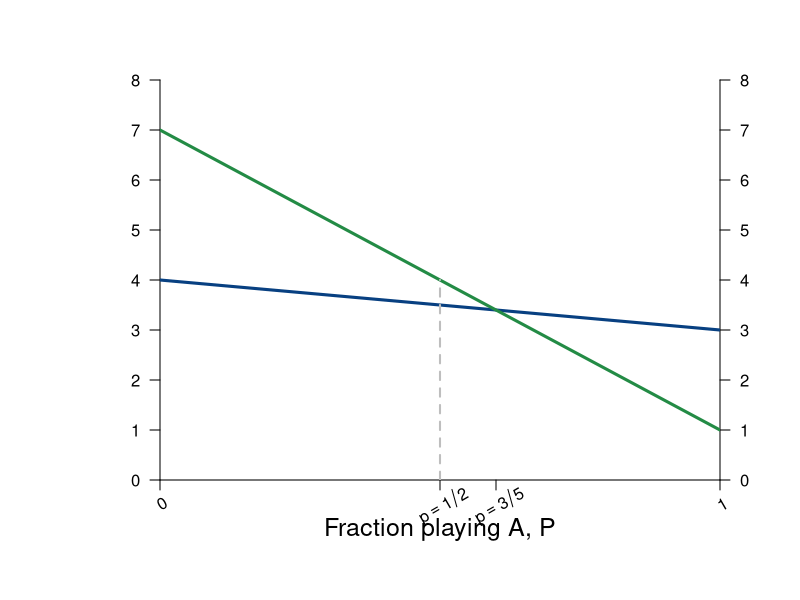

This figure's R source: (Note: this script raises an error after producing the figure.)
#Graph Designer: Simon Halliday
#Authors: Bowles, Foley and Halliday
#Title: Coordination, Conflict and Competition: A Text in Microeconomics
library(shape)
pdf(file = "people/expected_payoffs_midterm_ab.pdf", width = 10, height = 8)

#Set parameters for graphics
axislabelsize <- 1.5
labelsize <- 1.1
graphlinewidth <- 3
segmentlinewidth <- 2

COL <- c("#7fc97f", "#beaed4", "#fdc086", "#ffff99", "#386cb0", "#f0027f", "#bf5b17", "#666666")
COLA <- c("#e0f3db", "#99d8c9","#66c2a4","#41ae76", "#238b45", "#005824")
COLB <- c("#4eb3d3", "#2b8cbe", "#0868ac","#084081")

#Edited the margins to cater for the larger LHS labels
par(mar =  c(6, 8, 4, 4))

#proportion of wealth functions

expected_pay <- function(x){
  4 - x
}

expected_dont <- function(x){
  7 - 6*x
}


#Add limits on axes and levels of utility for each function 
ylims <- c(0, 8)
xlims <- c(0, 1)

npts <- 501 
x <- seq(xlims[1], xlims[2], length.out = npts)
y <- seq(ylims[1], ylims[2], length.out = npts) 

plot(0, 0, xlim = xlims, ylim = ylims, type = "n",
     xlab = expression(paste("")),
     ylab = expression(paste("")), 
     xaxt = "n", 
     yaxt = "n", 
     cex.lab = axislabelsize, 
     bty = "n", 
     xaxs="i", 
     yaxs="i"
)

#x and y limits with plain axes without ticks/numbers to match previous graph; y axes on both sides

ticksx <- c(0, 1/2, 3/5, 1)
xlabels <- c(0,  expression(paste(p == 1/2)), expression(paste(p == 3/5)), 1)
ticksy <- seq(ylims[1], ylims[2], 1)
ylabels <- seq(ylims[1], ylims[2], 1)
ticksy2 <- seq(ylims[1], ylims[2], 1)
ylabels2 <- seq(ylims[1], ylims[2], 1)

#text(x = c(0, 12/27, 1/2, 1), par("usr")[3] - 0.2, labels = xlabels, srt = 45, pos = 1, xpd = TRUE)

axis(1, at = ticksx,  pos = 0, labels = FALSE)
text(x = c(0, 1/2, 3/5, 1), par("usr")[3] - 0.2, labels = xlabels, srt = 30, pos = 1, xpd = TRUE)
axis(2, at = ticksy,  pos = 0, labels = ylabels, las = 1)
axis(4, at = ticksy2, pos = xlims[2], labels = ylabels2,las=1)


npts <- 503 
xx1 <- seq(xlims[1], xlims[2], length.out = npts)
xx2 <- seq(0, xlims[2], length.out = npts)
xx3 <- seq(xlims[1], 0, length.out = npts)
xx4 <- seq(-11, 0, length.out = npts)

#Axis labels and draw linear utility functions
text(xlims[2]*0.5, -1, expression(paste("Fraction playing A, P")), xpd = TRUE, cex = axislabelsize)
text(-0.5, 0.5*ylims[2], expression(paste("Expected payoff")), xpd = TRUE, cex = axislabelsize, srt = 90) 


text(41, ylims[2], expression(paste(4)), xpd = TRUE, cex = labelsize) 
text(41, 0.75*ylims[2], expression(paste(3)), xpd = TRUE, cex = labelsize) 

lines(xx1, expected_pay(xx1), col = COLB[4], lwd = graphlinewidth)
lines(xx1, expected_dont(xx1), col = COLA[5], lwd = graphlinewidth)

#Label points on line

# text(20 - 0.5, expected_late(20) - 1.2, expression(paste("f")), cex = labelsize)
segments(0.5, 0, 0.5, expected_dont(0.5), lty = 2, col = "gray", lwd = segmentlinewidth)
segments(0, expected_dont(0.5), 0.5, expected_12hours(0.5), lty = 2, col = "gray", lwd = segmentlinewidth)
points(0.5, expected_dont(0.5), pch = 16, col = "black", cex = 1.5)

segments(3/5, 0, 3/5, expected_dont(3/5), lty = 2, col = "gray", lwd = segmentlinewidth)
segments(0, expected_dont(3/5), 3/5, expected_12hours(12/27), lty = 2, col = "gray", lwd = segmentlinewidth)
points(3/5, expected_dont(3/5), pch = 16, col = "black", cex = 1.5)

# 
# text(26.67 + 0.7, expected_early(26.67) - 0.7, expression(paste("g")), cex = labelsize)
# segments(26.67, expected_early(26.67), 0, expected_early(26.67), lty = 2, col = "gray", lwd = segmentlinewidth)
# segments(26.67, 0, expected_early(26.67), 26.67, lty = 2, col = "gray", lwd = segmentlinewidth)
# points(26.67, expected_early(26.67), pch = 16, col = "black", cex = 1.5)

# text(33 + 0.7, 7 + 0.7, expression(paste("h")), cex = labelsize)
# segments(33, 7, 0, 7, lty = 2, col = "gray", lwd = segmentlinewidth)
# points(33, 7, pch = 16, col = "black", cex = 1.5)


#Label relevant points on axes
text(0.8, 3.4, expression(paste(pi[A] == 4 - P)), xpd = TRUE, cex = labelsize)
text(0.8, 1.6, expression(paste(pi[B] == 7 - 6*P)),  xpd = TRUE, cex = labelsize)


#Risk Dominant Strategy
text(.5, 7, expression(paste("Strategy with higher")), xpd = TRUE, cex = labelsize)
text(.5, 6.7, expression(paste("expected payoff at ", p == 1/2)), xpd = TRUE, cex = labelsize)
text(.5, 6.4, expression(paste("is risk-dominant")), xpd = TRUE, cex = labelsize)
Arrows(.5, 6.2, .5, expected_dont(0.5) + 0.2, col = "black", lty = 1, lwd = 2, code = 2, arr.type = "triangle", arr.lwd = 0.5)

Arrows(.5, expected_dont(0.5) - 0.15, 0.02, expected_dont(0.02) - 0.15, col = "black", lty = 1, lwd = 2, code = 2, arr.type = "triangle", arr.lwd = 0.5)
text(.2, 4.8, expression(paste("All players end up")), xpd = TRUE, cex = labelsize)
text(.2, 4.5, expression(paste("playing 'B'")), xpd = TRUE, cex = labelsize)

# #Equal expected payoffs
# text(29, 35, expression(paste("Equal expected")), xpd = TRUE, cex = labelsize)
# text(29, 33.5, expression(paste("payoffs at ", p == 2/3)), xpd = TRUE, cex = labelsize)
# Arrows(26.67, 32.5, 26.67, expected_late(26.67) + 1.5, col = "black", lty = 1, lwd = 2, code = 2, arr.type = "triangle", arr.lwd = 0.5)
# 

dev.off()
